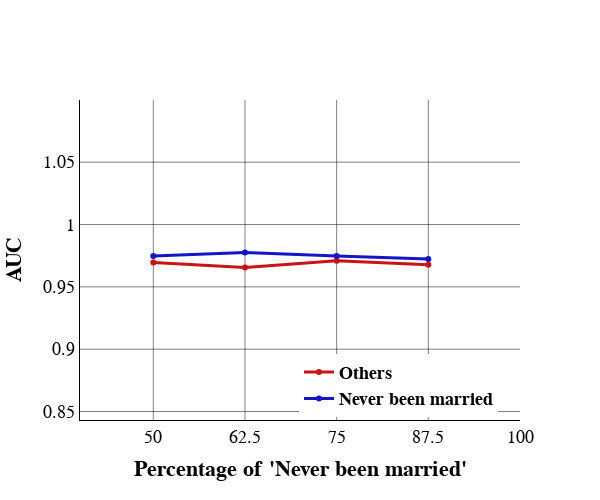

Here is the notebook cell this chart was saved with:
### Code cell
notmarried_sample=notmarried.sample(11616, random_state=43)
elsee_sample=elsee.sample(11616, random_state=43)
notmarried_sample=notmarried_sample.sample(int(0.5*len(notmarried_sample)), random_state=43)
elsee_sample=elsee_sample.sample(int(0.5*len(elsee_sample)), random_state=43)
data=pd.concat([notmarried_sample, elsee_sample])
X_sample=data.drop(['UDPYOPI_1 - Yes'], axis=1)
y_sample=data['UDPYOPI_1 - Yes']

class_weights_sample = compute_class_weight(
                                        class_weight = "balanced",
                                        classes = np.unique(y_sample),
                                        y = y_sample                                                   
                                    )
sklearn_weights = dict(enumerate(class_weights_sample))
svc_rbf_50=SVC(kernel='rbf', C=1, class_weight=sklearn_weights, max_iter=1e6, probability=True)
model_svc_rbf_50=svc_rbf_50.fit(X_sample, y_sample)


notmarried_sample=notmarried.sample(11616, random_state=43)
elsee_sample=elsee.sample(11616, random_state=43)
notmarried_sample=notmarried_sample.sample(int(0.625*len(notmarried_sample)), random_state=43)
elsee_sample=elsee_sample.sample(int(0.375*len(elsee_sample)), random_state=43)
data=pd.concat([notmarried_sample, elsee_sample])
X_sample=data.drop(['UDPYOPI_1 - Yes'], axis=1)
y_sample=data['UDPYOPI_1 - Yes']

class_weights_sample = compute_class_weight(
                                        class_weight = "balanced",
                                        classes = np.unique(y_sample),
                                        y = y_sample                                                   
                                    )
sklearn_weights = dict(enumerate(class_weights_sample))
svc_rbf_625=SVC(kernel='rbf', C=1, class_weight=sklearn_weights, max_iter=1e6, probability=True)
model_svc_rbf_625=svc_rbf_625.fit(X_sample, y_sample)

notmarried_sample=notmarried.sample(11616, random_state=43)
elsee_sample=elsee.sample(11616, random_state=43)
notmarried_sample=notmarried_sample.sample(int(0.75*len(notmarried_sample)), random_state=43)
elsee_sample=elsee_sample.sample(int(0.25*len(elsee_sample)), random_state=43)
data=pd.concat([notmarried_sample, elsee_sample])
X_sample=data.drop(['UDPYOPI_1 - Yes'], axis=1)
y_sample=data['UDPYOPI_1 - Yes']

class_weights_sample = compute_class_weight(
                                        class_weight = "balanced",
                                        classes = np.unique(y_sample),
                                        y = y_sample                                                   
                                    )
sklearn_weights = dict(enumerate(class_weights_sample))
svc_rbf_75=SVC(kernel='rbf', C=1, class_weight=sklearn_weights, max_iter=1e6, probability=True)
model_svc_rbf_75=svc_rbf_75.fit(X_sample, y_sample)

notmarried_sample=notmarried.sample(11616, random_state=43)
elsee_sample=elsee.sample(11616, random_state=43)
notmarried_sample=notmarried_sample.sample(int(0.875*len(notmarried_sample)), random_state=43)
elsee_sample=elsee_sample.sample(int(0.125*len(elsee_sample)), random_state=43)
data=pd.concat([notmarried_sample, elsee_sample])
X_sample=data.drop(['UDPYOPI_1 - Yes'], axis=1)
y_sample=data['UDPYOPI_1 - Yes']
class_weights_sample = compute_class_weight(
                                        class_weight = "balanced",
                                        classes = np.unique(y_sample),
                                        y = y_sample                                                   
                                    )
sklearn_weights = dict(enumerate(class_weights_sample))
svc_rbf_875=SVC(kernel='rbf', C=1, class_weight=sklearn_weights, max_iter=1e6, probability=True)
model_svc_rbf_875=svc_rbf_875.fit(X_sample, y_sample)


prob1_50_svc=model_svc_rbf_50.predict_proba(notmarried_predictors_test)
prob2_50_svc=model_svc_rbf_50.predict_proba(elsee_predictors_test)
prob1_625_svc=model_svc_rbf_625.predict_proba(notmarried_predictors_test)
prob2_625_svc=model_svc_rbf_625.predict_proba(elsee_predictors_test)
prob1_75_svc=model_svc_rbf_75.predict_proba(notmarried_predictors_test)
prob2_75_svc=model_svc_rbf_75.predict_proba(elsee_predictors_test)
prob1_875_svc=model_svc_rbf_875.predict_proba(notmarried_predictors_test)
prob2_875_svc=model_svc_rbf_875.predict_proba(elsee_predictors_test)

# x axis values
x = [50, 62.5, 75, 87.5]
# corresponding y axis values
y = [roc_auc_score(elsee_target_test, [item[1] for item in prob2_50_svc]),roc_auc_score(elsee_target_test, [item[1] for item in prob2_625_svc]), 
     roc_auc_score(elsee_target_test, [item[1] for item in prob2_75_svc]),roc_auc_score(elsee_target_test, [item[1] for item in prob2_875_svc])]
z = [roc_auc_score(notmarried_target_test, [item[1] for item in prob1_50_svc]),roc_auc_score(notmarried_target_test, [item[1] for item in prob1_625_svc]), 
     roc_auc_score(notmarried_target_test, [item[1] for item in prob1_75_svc]),roc_auc_score(notmarried_target_test, [item[1] for item in prob1_875_svc])] 
c_line_main1 = 'rgba(200, 20, 20, 1.0)'
c_line_main2 = 'rgba(20, 20, 200, 1)'
fig = go.Figure([

    go.Scatter(
        x          = x,
        y          = y,
        line       = dict(color=c_line_main1, width=3),
        hoverinfo  = "skip",
        showlegend = True,
        name       = f'<b>Others</b>'),
    go.Scatter(
        x          = x,
        y          = z,
        line       = dict(color=c_line_main2, width=3),
        hoverinfo  = "skip",
        showlegend = True,
        name       = f'<b>Never been married</b>')
    ])
fig.add_shape(
        type ='line', 
        line =dict(dash='dash'),
        x0=0, x1=1, y0=0, y1=1
    )
fig.update_layout(
        template    = 'plotly_white', 
        title_x     = 0.5,
        xaxis_title = "<b>Percentage of 'Never been married'</b>",
        yaxis_title = "<b>AUC</b>",
        width       = 600,
        height      = 500,
        legend      = dict(
            yanchor="bottom", 
            xanchor="right", 
            x=0.95,
            y=0.01,
        )
    )
fig.update_layout(
        font=dict(
        family="Times New Roman",
        size=18,  # Set the font size here
        color="Black"
        )
    )
fig.update_layout(
        font=dict(
        family="Times New Roman",
        size=18,  # Set the font size here
        color="Black"
        )
    )
fig.update_yaxes(
        range       = [min(min(y), min(z))-0.1, max(max(y), max(z))+0.1],
        gridcolor   = c_grid,
        scaleanchor = "x", 
        scaleratio  = 170,
        linecolor   = 'black')
fig.update_xaxes(
        range       = [40, 100],
        gridcolor   = c_grid,
        constrain   = 'domain',
        linecolor   = 'black',dtick=12.5)

### Figure 1 — Plotly figure (JSON) as saved in the notebook; plotly's stock layout.template omitted (floating-point values rounded to 4 significant figures)
{"data": [{"hoverinfo": "skip", "line": {"color": "rgba(200, 20, 20, 1.0)", "width": 3}, "name": "<b>Others</b>", "showlegend": true, "type": "scatter", "x": [50, 62.5, 75, 87.5], "y": [0.9696, 0.9655, 0.9708, 0.9678]}, {"hoverinfo": "skip", "line": {"color": "rgba(20, 20, 200, 1)", "width": 3}, "name": "<b>Never been married</b>", "showlegend": true, "type": "scatter", "x": [50, 62.5, 75, 87.5], "y": [0.9748, 0.9776, 0.9747, 0.9724]}], "layout": {"font": {"color": "Black", "family": "Times New Roman", "size": 18}, "height": 500, "legend": {"x": 0.95, "xanchor": "right", "y": 0.01, "yanchor": "bottom"}, "shapes": [{"line": {"dash": "dash"}, "type": "line", "x0": 0, "x1": 1, "y0": 0, "y1": 1}], "title": {"x": 0.5}, "width": 600, "xaxis": {"constrain": "domain", "dtick": 12.5, "gridcolor": "rgba(5, 5, 5, 0.5)", "linecolor": "black", "range": [40, 100], "title": {"text": "<b>Percentage of 'Never been married'</b>"}}, "yaxis": {"gridcolor": "rgba(5, 5, 5, 0.5)", "linecolor": "black", "range": [0.8655, 1.078], "scaleanchor": "x", "scaleratio": 170, "title": {"text": "<b>AUC</b>"}}}}
